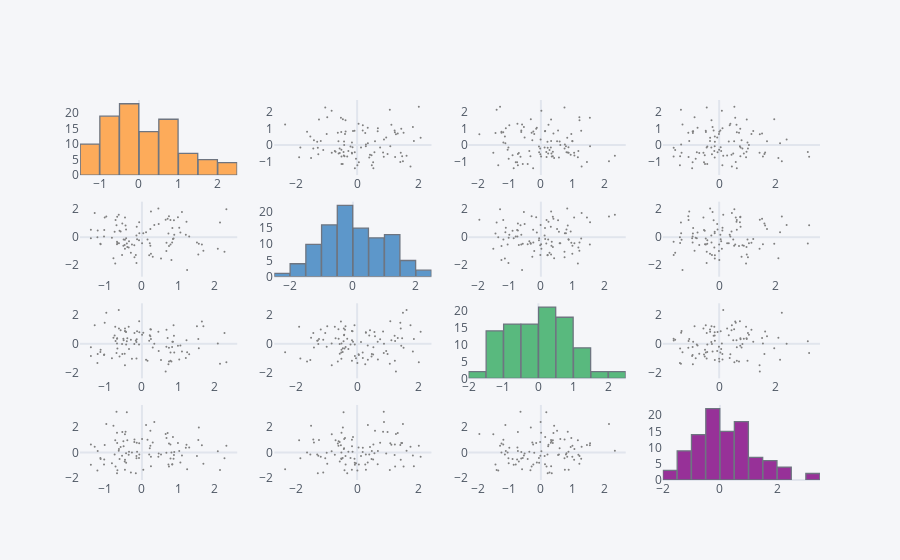

The notebook cell saved with this chart:
### Markdown cell above
## scatter_matrix()

Similar to sns.pairplot()

### Code cell
df.scatter_matrix()
